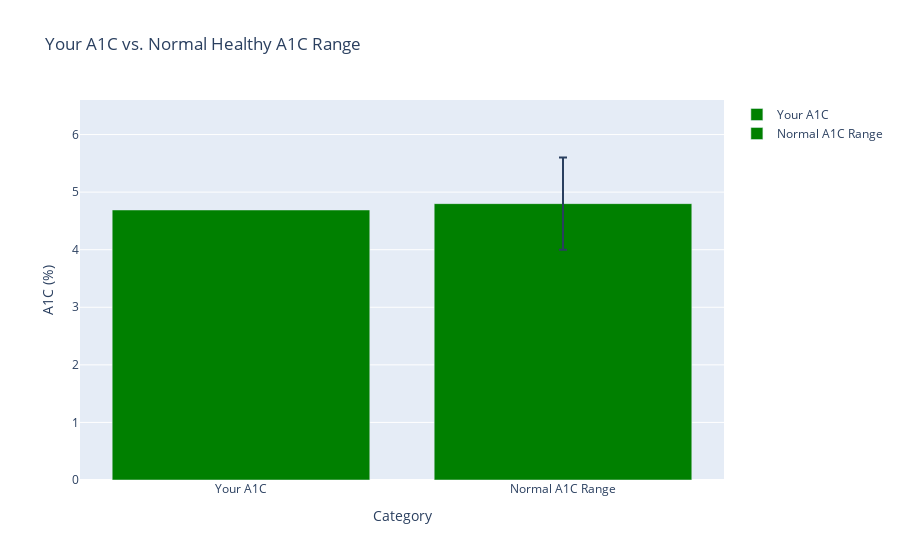

Notebook code cell kept with this figure:
### Code cell
import plotly.graph_objects as go

def calculate_a1c(blood_glucose):
    """
    Calculate A1C from blood glucose level using the formula:
    A1C = (Blood Glucose + 46.7) / 28.7
    """
    a1c = (blood_glucose + 46.7) / 28.7
    return round(a1c, 2)

def get_color(a1c, normal_min, normal_max):
    """
    Determine the color of the A1C bar based on the value.
    """
    if normal_min <= a1c <= normal_max:
        return 'green'
    else:
        return 'red'

def main():
    try:
        blood_glucose = float(input("Enter your blood glucose level (mg/dL): "))
        if blood_glucose < 0:
            print("Please enter a positive number.")
        else:
            user_a1c = calculate_a1c(blood_glucose)
            print(f"The equivalent A1C number is: {user_a1c}")

            # Normal A1C range
            normal_a1c_min = 4.0
            normal_a1c_max = 5.6
            normal_a1c_avg = (normal_a1c_min + normal_a1c_max) / 2

            # Determine the color for the user's A1C bar
            user_a1c_color = get_color(user_a1c, normal_a1c_min, normal_a1c_max)

            fig = go.Figure()

            # Adding user's A1C bar
            fig.add_trace(go.Bar(
                x=['Your A1C'],
                y=[user_a1c],
                name='Your A1C',
                marker_color=user_a1c_color
            ))

            # Adding normal A1C range
            fig.add_trace(go.Bar(
                x=['Normal A1C Range'],
                y=[normal_a1c_avg],
                name='Normal A1C Range',
                marker_color='green',
                error_y=dict(
                    type='data',
                    array=[(normal_a1c_max - normal_a1c_min) / 2],
                    visible=True
                )
            ))

            # Updating layout for better readability
            fig.update_layout(
                title='Your A1C vs. Normal Healthy A1C Range',
                xaxis_title='Category',
                yaxis_title='A1C (%)',
                yaxis=dict(range=[0, max(user_a1c, normal_a1c_max) + 1]),
                barmode='group'
            )

            fig.show()
    except ValueError:
        print("Please enter a valid number.")

if __name__ == "__main__":
    main()

### Figure 1 — Plotly figure (JSON) as saved in the notebook; plotly's stock layout.template omitted (floating-point values rounded to 4 significant figures)
{"data": [{"marker": {"color": "green"}, "name": "Your A1C", "type": "bar", "x": ["Your A1C"], "y": [4.69]}, {"error_y": {"array": [0.8], "type": "data", "visible": true}, "marker": {"color": "green"}, "name": "Normal A1C Range", "type": "bar", "x": ["Normal A1C Range"], "y": [4.8]}], "layout": {"autosize": true, "barmode": "group", "title": {"text": "Your A1C vs. Normal Healthy A1C Range"}, "xaxis": {"autorange": true, "range": [-0.5, 1.5], "title": {"text": "Category"}, "type": "category"}, "yaxis": {"range": [0, 6.6], "title": {"text": "A1C (%)"}, "type": "linear"}}}
